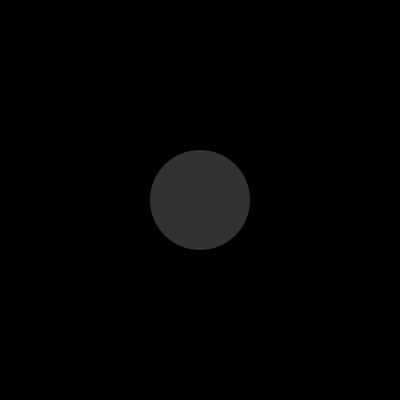
Frame 1 (no input)
Frame 60 (the mouse pressed at the canvas centre just before this capture): identical to frame 1, image omitted
Frame 120 (the mouse held since frame 60 and released just before this capture): identical to frame 1, image omitted

The Processing sketch that drew this single still picture (run headless with seeded random() and noise(); from frame 60 on, the mouse is pressed at the canvas centre):

// Processing sketch: Ex_3_backstagekeyboard_1
// ── Ex_3_backstagekeyboard_1.pde
// Coding Art Book
// Yu Zhang + Mathias Funk, 2020

// backstage with keyboard control 

void setup() {
  size(400, 400); 
  noStroke(); 
  colorMode(HSB);
  rectMode(CENTER);
}

void draw() {
  background(0);
  if (key == '1') {
    fill(50, 155, 255);
    rect(width/2, height/2, 100, 100);
  } else if (key == '2') {
    fill(100, 155, 255);
    ellipse(width/2, height/2, 100, 100);
  } else if (key == '3') {
    fill(150, 155, 255);
    rect(width/2, height/2, 100, 100);
  } else if (key == '4') {
    fill(200, 155, 255);
    ellipse(width/2, height/2, 100, 100);
  } else {
    fill(0, 0, 50);
    ellipse(width/2, height/2, 100, 100);
  }
}
